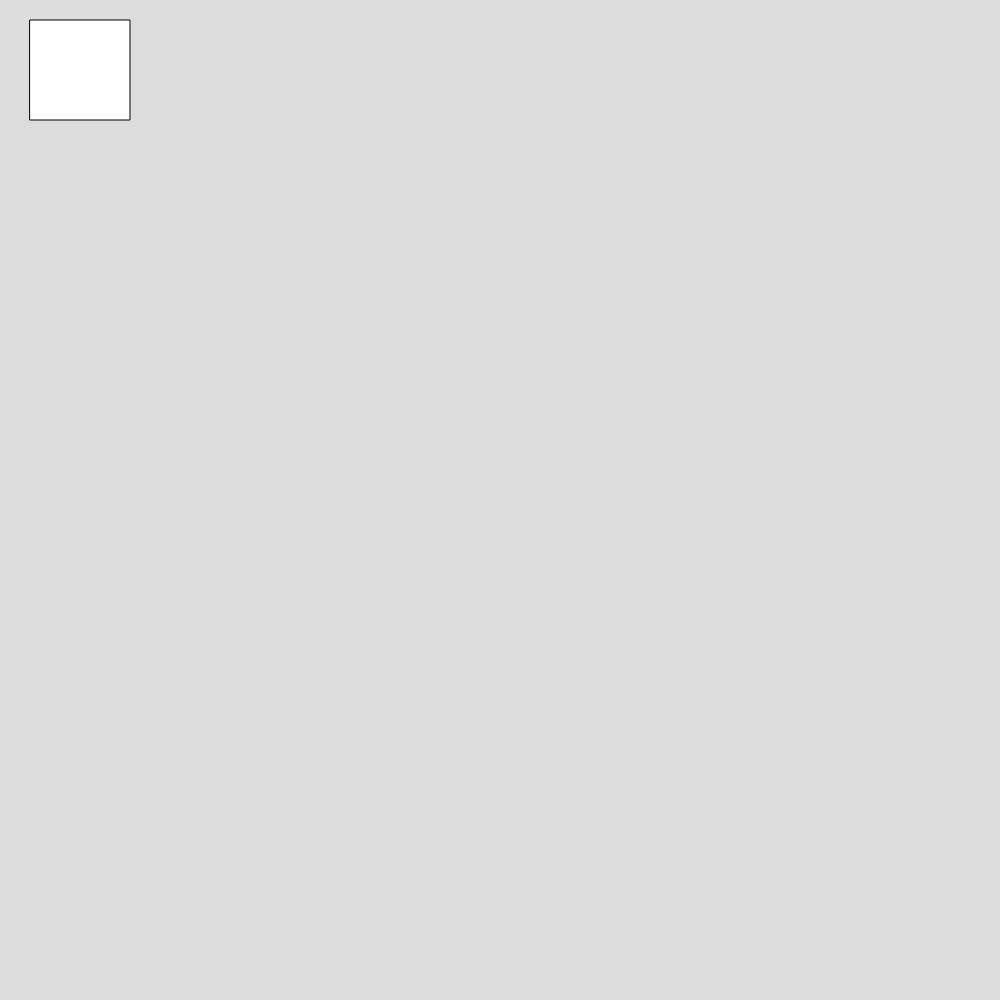
Frame 1 (no input)
Frame 60 (no input): identical to frame 1, image omitted
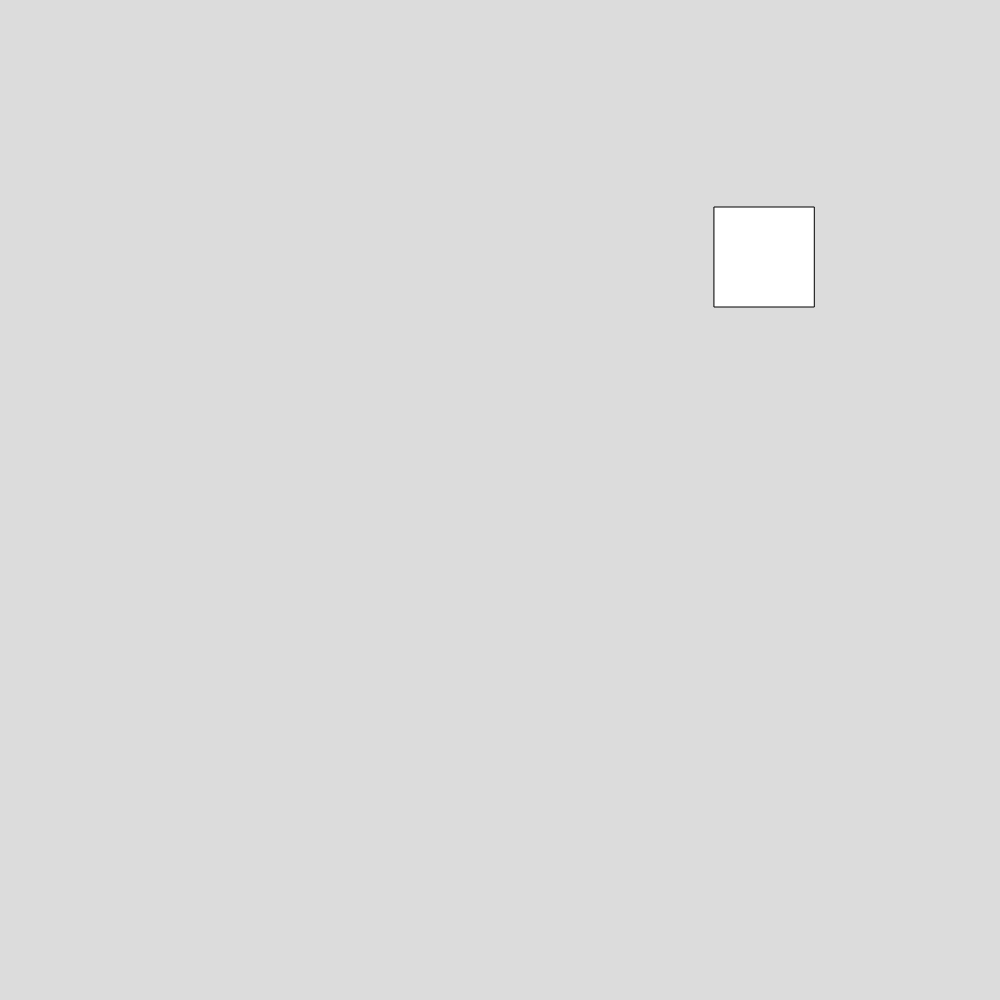
Frame 120 (the mouse pressed at the canvas centre since frame 60)

The p5.js sketch that drew these frames (run headless with seeded random() and noise() and a simulated clock; from frame 60 on, the mouse is pressed at the canvas centre):

// p5.js sketch
// ── sketch.js
let x1 = 30;
let y1 = 20;
let x2 = 10;
let y2 = 40;
let size = 100;
let size2 = 50;


function setup() {
  createCanvas(1000, 1000);
}

function draw() {
  background(220);
  square(x1, y1, size);
}

function mousePressed() {
  if(mouseIsPressed)
    x1 = random(0, 1000);
    y1 = random(0, 1000);
    x2 = random(0, 1000);
    y2 = random(0, 1000);
}

function keyPressed() {
  if(keyIsPressed)
    size = random(0, 200);
    size2 = random(0, 100);
}
